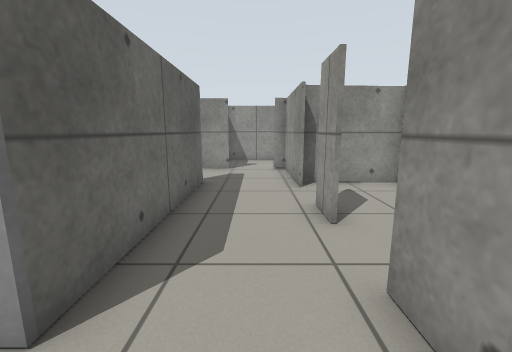
[1] (above)

22 first-person views from a walk through a world built for the Gazebo simulator. The camera is 0.83 m above the floor, tilts 10° down and sees 90° across. The floor is counted in squares, 0.5 m on a side. Each view is taken from the middle of a square. On the plan, view 1 faces up. The plan holds only what a view shows up to about 14 squares ahead; the rest is blank.

[2]
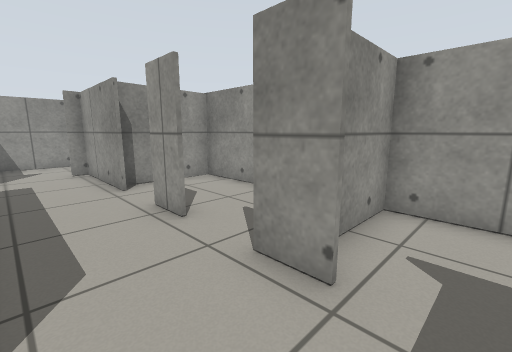

[3]
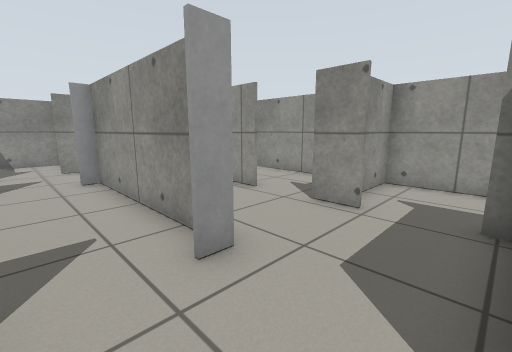

[4]
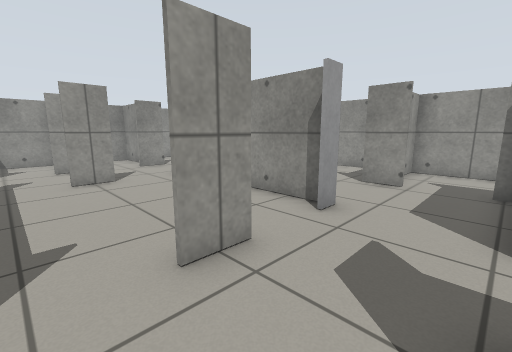

[5]
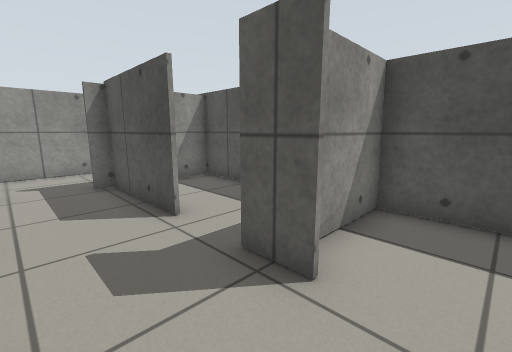

[6]
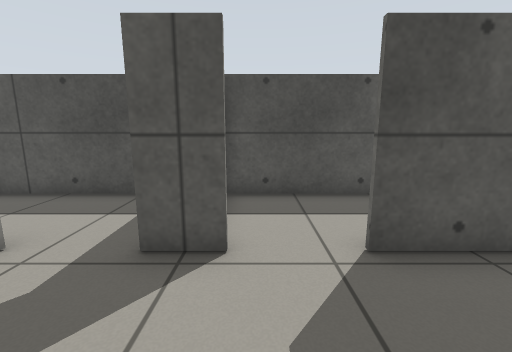

[7]
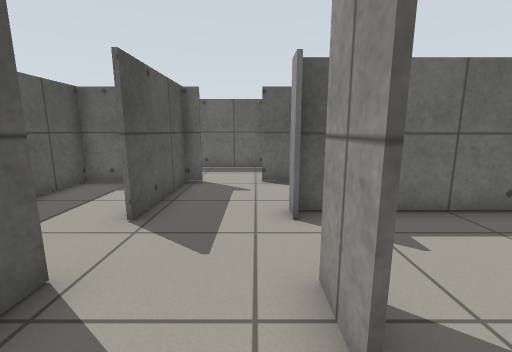

[8]
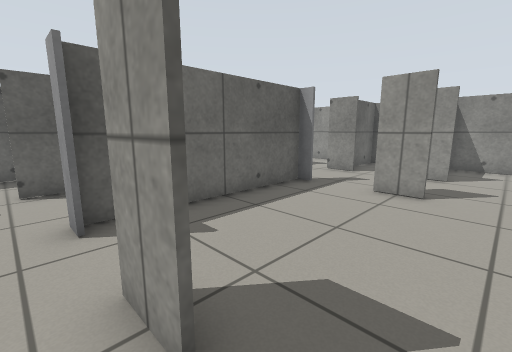

[9]
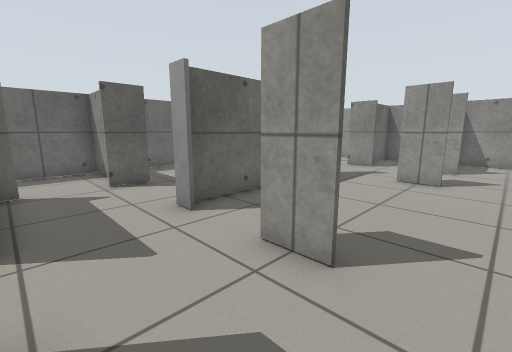

[10]
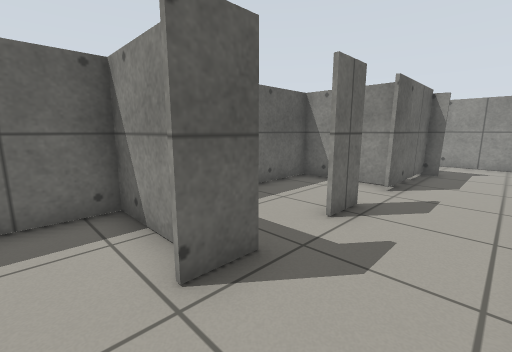

[11]
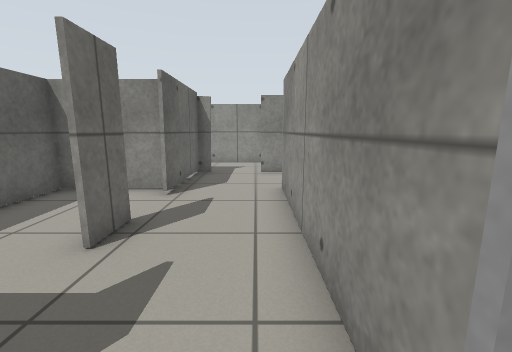

[12]
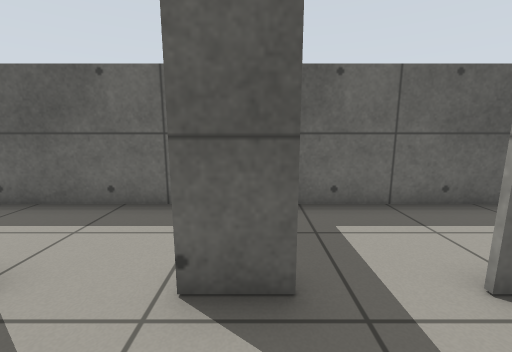

[13]
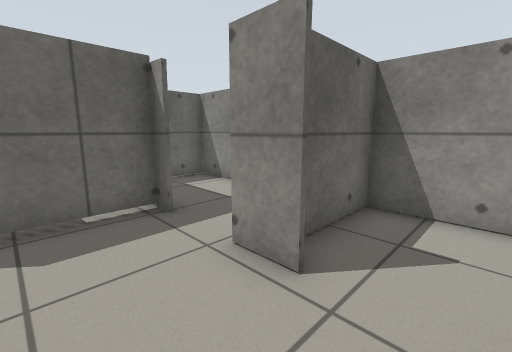

[14]
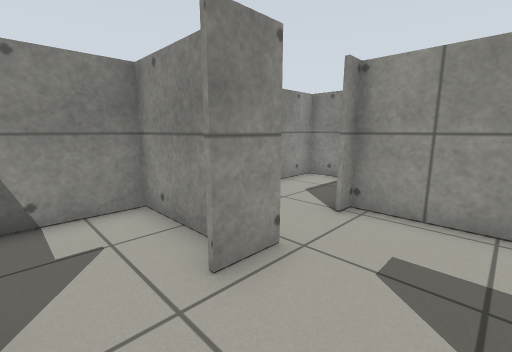

[15]
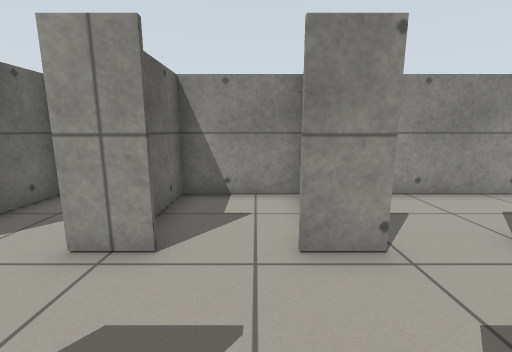

[16]
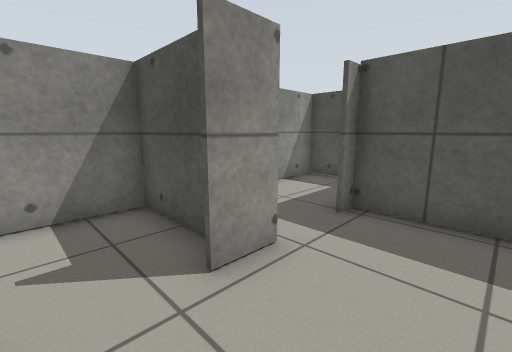

[17]
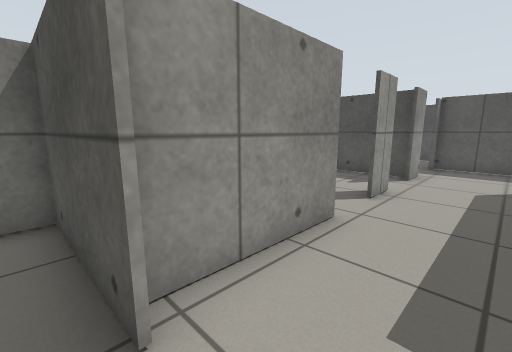

[18]
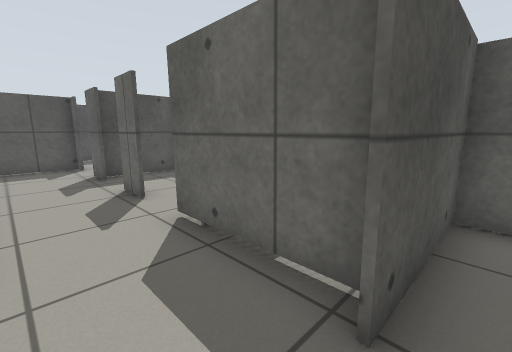

[19]
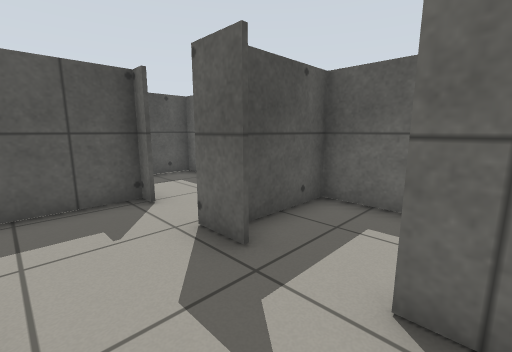

[20]
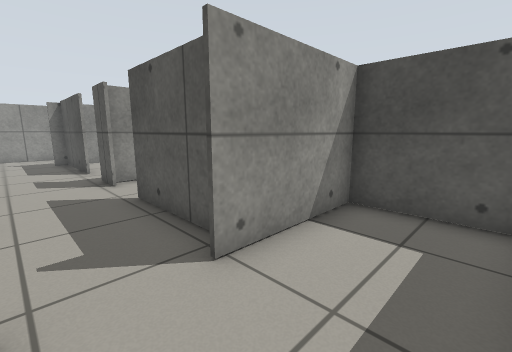

[21]
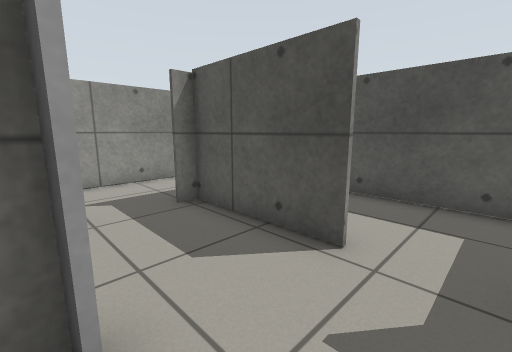

[22]
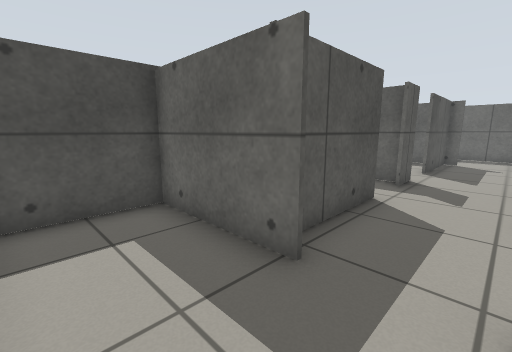

### Floor plan
Points are (right, up) in squares from view 1. A wall is a line through its corners. A room is listed if a view was taken in it or the views show most of it. See-through windows are left out.
Room 1 (views 1, 2, 16)
walls: (1.3, 4.4) (1.3, 5.6); (1.3, 7.5) (1.3, 11.3) (0.7, 11.3); (-1.7, 7.5) (-1.7, 2.4); (1.5, 1.8) (2.1, 1.8); (2.3, 1.8) (4.6, 1.8); (1.3, 1.1) (1.3, 2.5); (4.6, 2) (4.6, 8.2) (1.5, 8.2); (-1.1, 11.3) (-2.5, 11.3); (-2.5, -1.3) (0.4, -1.3)
ways out: opening at (-2, 1) to room 2; opening at (-2, 9) to room 2; opening at (-0.5, 11) to room 4; opening at (1, 0.5) to room 7
objects: grey box (-2, 2); grey box (-2, 8)
Room 2 (views 3, 4, 5, 6, 7, 8, 9, 13, 14, 15, 21)
walls: (-4.4, 1.7) (-5.6, 1.7); (-1.8, 2.4) (-1.8, 7.5); (-4.4, 8.2) (-5.6, 8.2); (-8.1, 7.5) (-8.1, 2.4); (-5.6, -1.3) (-4.4, -1.3); (-4.9, -1.5) (-4.9, -2.3); (-8.5, -1.3) (-7.5, -1.3); (-4.4, 11.3) (-5.6, 11.3); (-7.5, 11.3) (-8.9, 11.3); (-11.3, -0.7) (-11.3, -4.6); (-4.3, -4.6) (0.9, -4.6); (-1.8, 12.1) (-1.8, 14.6); (-11.1, -4.6) (-5.1, -4.6) (-5.1, -1.5); (-5.1, 14.6) (-8.1, 14.6) (-8.1, 12.1); (1.3, -4.6) (1.3, -0.7); (-1.9, 14.6) (-4.9, 14.6) (-4.9, 12.6)
ways out: opening at (-2, 1) to room 1; opening at (-2, 9) to room 1; opening at (-8, 1) to room 3; opening at (-8, 9) to room 3
objects: grey box (-8, 2); grey box (-8, 8)
Room 3 (views 10, 11, 12, 19)
walls: (-11.3, 5.6) (-11.3, 4.4); (-11.5, 8.2) (-14.6, 8.2) (-14.6, 2); (-11.3, 2.5) (-11.3, 1.1); (-8.2, 2.4) (-8.2, 7.5); (-10.8, 11.3) (-11.3, 11.3) (-11.3, 7.5); (-14.6, 1.8) (-11.6, 1.8); (-11.4, -1.3) (-8.5, -1.3)
ways out: opening at (-8, 1) to room 2; opening at (-8, 9) to room 2; opening at (-9.5, 11) to room 5; opening at (-11, 0.5) to room 6
Room 4 (view 17)
walls: (0.8, 11.4) (4.6, 11.4) (4.6, 14.6) (-1.9, 14.6)
ways out: opening at (-0.5, 11) to room 1
Room 5 (view 18)
walls: (-8.1, 14.6) (-14.6, 14.6) (-14.6, 11.4) (-10.7, 11.4)
ways out: opening at (-9.5, 11) to room 3
Room 6 (view 20)
walls: (-12.3, 1.7) (-14.6, 1.7); (-14.6, 2) (-14.6, -4.6) (-11.1, -4.6); (-11.5, -4.6) (-11.5, -0.8)
ways out: opening at (-11, 0.5) to room 3
Room 7 (view 22)
walls: (1.4, -0.8) (1.4, -4.6); (0.4, -1.3) (1.4, -1.3); (4.6, 1.7) (2.5, 1.7); (0.9, -4.6) (4.6, -4.6) (4.6, 2)
ways out: opening at (1, 0.5) to room 1

Positions as (right, up) in squares from view 1, and headings:
1: (0, 0), facing up
2: (-1, 0), facing up-right
3: (-4, -1), facing up-right
4: (-7, -1), facing up-right
5: (-7, 1), facing down-right
6: (-6, 2), facing down
7: (-3, 1), facing left
8: (-3, 1), facing up-left
9: (-3, -1), facing up-left
10: (-9, 0), facing up-left
11: (-9, 1), facing up
12: (-9, 2), facing left
13: (-6, 9), facing up-left
14: (-4, 9), facing up-right
15: (-3, 8), facing up
16: (-1, 4), facing down-right
17: (-1, 12), facing down-right
18: (-9, 12), facing down-left
19: (-9, 5), facing down-left
20: (-14, 1), facing down-right
21: (-4, 2), facing down-right
22: (4, 1), facing down-left
